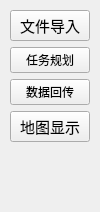
   <widget class="QWidget" name="verticalLayoutWidget">
    <property name="geometry">
     <rect>
      <x>0</x>
      <y>0</y>
      <width>141</width>
      <height>731</height>
     </rect>
    </property>
    <layout class="QVBoxLayout" name="QLeftWidget">
     <property name="spacing">
      <number>6</number>
     </property>
     <property name="sizeConstraint">
      <enum>QLayout::SetFixedSize</enum>
     </property>
     <property name="leftMargin">
      <number>10</number>
     </property>
     <property name="topMargin">
      <number>10</number>
     </property>
     <property name="rightMargin">
      <number>10</number>
     </property>
     <property name="bottomMargin">
      <number>10</number>
     </property>
     <item>
      <widget class="QPushButton" name="btnTaskLoad">
       <property name="sizePolicy">
        <sizepolicy hsizetype="Preferred" vsizetype="Preferred">
         <horstretch>0</horstretch>
         <verstretch>0</verstretch>
        </sizepolicy>
       </property>
       <property name="baseSize">
        <size>
         <width>0</width>
         <height>0</height>
        </size>
       </property>
       <property name="font">
        <font>
         <pointsize>11</pointsize>
         <weight>50</weight>
         <italic>false</italic>
         <bold>false</bold>
         <underline>false</underline>
         <strikeout>false</strikeout>
         <kerning>true</kerning>
        </font>
       </property>
       <property name="mouseTracking">
        <bool>false</bool>
       </property>
       <property name="focusPolicy">
        <enum>Qt::WheelFocus</enum>
       </property>
       <property name="layoutDirection">
        <enum>Qt::LeftToRight</enum>
       </property>
       <property name="autoFillBackground">
        <bool>false</bool>
       </property>
       <property name="styleSheet">
        <string notr="true"/>
       </property>
       <property name="text">
        <string>文件导入</string>
       </property>
       <property name="icon">
        <iconset resource="Resources.qrc">
         <normaloff>:/resource/image/task.png</normaloff>:/resource/image/task.png</iconset>
       </property>
       <property name="iconSize">
        <size>
         <width>30</width>
         <height>40</height>
        </size>
       </property>
      </widget>
     </item>
     <item>
      <widget class="QPushButton" name="btnTaskPlan">
       <property name="sizePolicy">
        <sizepolicy hsizetype="Expanding" vsizetype="Preferred">
         <horstretch>0</horstretch>
         <verstretch>0</verstretch>
        </sizepolicy>
       </property>
       <property name="styleSheet">
        <string notr="true"> 
QToolButton{
              border-top: 3px outset transparent;
              border-bottom: 7px outset transparent;
              border-right: 3px outset transparent;
              border-left: 20px outset transparent;

              background-color: rgb(228, 228, 228);
        }

        /* 鼠标悬停 */
        QToolButton:hover{
              background-color: rgb(205, 205, 205);
        }

        /* 点击和按下 */
        QToolButton:pressed,QToolButton:checked{
              border-left: 18px outset rgb(93, 95, 97);
              background-color: rgb(246, 246, 246);
        }

        QPushButton:default {
          border-color: navy; /* make the default button prominent */
        }</string>
       </property>
       <property name="text">
        <string>任务规划</string>
       </property>
       <property name="icon">
        <iconset resource="Resources.qrc">
         <normaloff>:/resource/image/plan.png</normaloff>:/resource/image/plan.png</iconset>
       </property>
       <property name="iconSize">
        <size>
         <width>30</width>
         <height>40</height>
        </size>
       </property>
      </widget>
     </item>
     <item>
      <widget class="QPushButton" name="btnUavMonitor">
       <property name="enabled">
        <bool>true</bool>
       </property>
       <property name="sizePolicy">
        <sizepolicy hsizetype="Preferred" vsizetype="Preferred">
         <horstretch>0</horstretch>
         <verstretch>0</verstretch>
        </sizepolicy>
       </property>
       <property name="mouseTracking">
        <bool>false</bool>
       </property>
       <property name="tabletTracking">
        <bool>false</bool>
       </property>
       <property name="contextMenuPolicy">
        <enum>Qt::PreventContextMenu</enum>
       </property>
       <property name="layoutDirection">
        <enum>Qt::LeftToRight</enum>
       </property>
       <property name="styleSheet">
        <string notr="true">  QToolButton{
              border-top: 3px outset transparent;
              border-bottom: 7px outset transparent;
              border-right: 3px outset transparent;
              border-left: 20px outset transparent;

              background-color: rgb(228, 228, 228);
        }

        /* 鼠标悬停 */
        QToolButton:hover{
              background-color: rgb(205, 205, 205);
        }

        /* 点击和按下 */
        QToolButton:pressed,QToolButton:checked{
              border-left: 18px outset rgb(93, 95, 97);
              background-color: rgb(246, 246, 246);
        }

        QPushButton:default {
          border-color: navy; /* make the default button prominent */
        }</string>
       </property>
       <property name="text">
        <string>数据回传</string>
       </property>
       <property name="icon">
        <iconset resource="Resources.qrc">
         <normaloff>:/resource/image/uav.png</normaloff>:/resource/image/uav.png</iconset>
       </property>
       <property name="iconSize">
        <size>
         <width>30</width>
         <height>40</height>
        </size>
       </property>
       <property name="checkable">
        <bool>false</bool>
       </property>
       <property name="autoRepeat">
        <bool>false</bool>
       </property>
       <property name="autoExclusive">
        <bool>false</bool>
       </property>
      </widget>
     </item>
     <item>
      <widget class="QPushButton" name="btnMapShow">
       <property name="sizePolicy">
        <sizepolicy hsizetype="Preferred" vsizetype="Preferred">
         <horstretch>0</horstretch>
         <verstretch>0</verstretch>
        </sizepolicy>
       </property>
       <property name="font">
        <font>
         <pointsize>11</pointsize>
        </font>
       </property>
       <property name="text">
        <string>地图显示</string>
       </property>
       <property name="icon">
        <iconset resource="Resources.qrc">
         <normaloff>:/resource/image/map1.png</normaloff>:/resource/image/map1.png</iconset>
       </property>
       <property name="iconSize">
        <size>
         <width>30</width>
         <height>40</height>
        </size>
       </property>
       <property name="autoRepeat">
        <bool>false</bool>
       </property>
       <property name="autoExclusive">
        <bool>false</bool>
       </property>
      </widget>
     </item>
     <item>
      <spacer name="horizontalSpacer">
       <property name="orientation">
        <enum>Qt::Horizontal</enum>
       </property>
       <property name="sizeHint" stdset="0">
        <size>
         <width>40</width>
         <height>20</height>
        </size>
       </property>
      </spacer>
     </item>
     <item>
      <spacer name="verticalSpacer">
       <property name="orientation">
        <enum>Qt::Vertical</enum>
       </property>
       <property name="sizeHint" stdset="0">
        <size>
         <width>20</width>
         <height>40</height>
        </size>
       </property>
      </spacer>
     </item>
    </layout>
   </widget>
